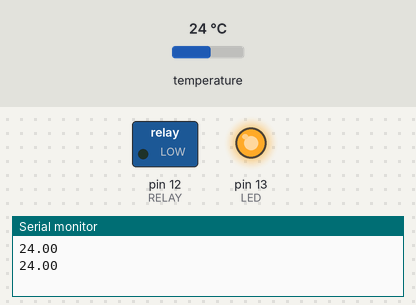
This sketch was run on a simulated Arduino Uno, built with avr-gcc and run on an emulated ATmega328P. Shown: switched loads named in the sketch (green lamp = pin HIGH), output pins drawn as LEDs (lit = HIGH), the last lines printed to the serial monitor. Dashed ring = blinking. Inputs (shaded band) come from the test bench; at power-on: temperature 24 °C.

Above: at 3.3 s.
3.4 s: temperature set to 25.6 °C
At 4.7 s:
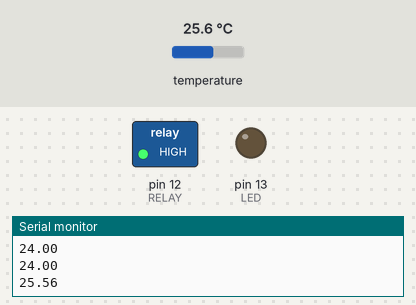
5.9 s: temperature set to 22.9 °C
8.4 s: temperature set to 21.7 °C
At 11.0 s:
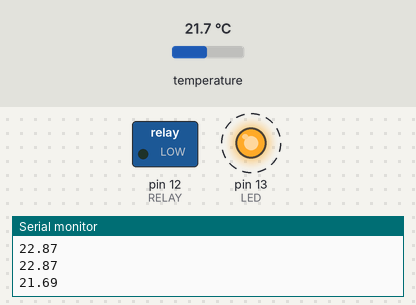
14.1 s: temperature set to 28 °C
At 15.9 s:
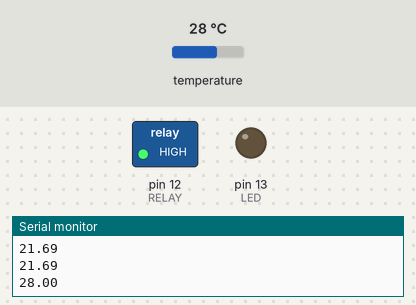
Timing chart, 0 to 17.4 s (numbered marks = the images above; inputs shaded):
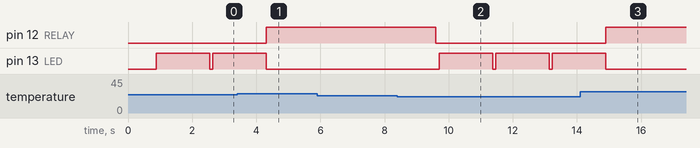

The sketch:

test_esp.ino
```cpp
#include <OneWire.h>
#include <DallasTemperature.h>

#define ONEWIRE 14
#define LED 13
#define RELAY 12

OneWire oneWire(ONEWIRE);
DallasTemperature sensors(&oneWire);

void setup() {
  pinMode(ONEWIRE, OUTPUT);
  pinMode(RELAY, OUTPUT);
  pinMode(LED, OUTPUT);
  Serial.begin(9600);
  sensors.begin();
}

const float delta = 2.5;
const float threshold = 25.0;

bool isEnabled = false;
float value;

void loop() {
  sensors.requestTemperatures();
  value = sensors.getTempCByIndex(0);
  Serial.println(value);

  const auto currentValue = readValue();
  if (currentValue < threshold - delta) {
    isEnabled = false;
  } else if (currentValue >= threshold) {
    isEnabled = true;
  } else {
    // no changes
  }

  digitalWrite(RELAY, isEnabled);

  if (isEnabled) {
    digitalWrite(LED, false);
    delay(1000);
  } else {
    digitalWrite(LED, false);
    delay(100);
    digitalWrite(LED, true);
    delay(900);
  }
}


float readValue() {
  return value;
}
```

Measured:
- the behaviour switches between 24.9 and 25 °C on temperature (found by bisection; images 0 and 1)
- the behaviour switches between 22.5 and 22.4 °C on temperature (found by bisection; images 1 and 2)
- after the input at 3.4 s, pin 12 (RELAY): LOW → HIGH after 0.91 s; pin 13 (LED): goes on until 4.3 s, then stays LOW
- after the input at 8.4 s, pin 12 (RELAY): HIGH → LOW after 1.2 s; pin 13 (LED): alternates HIGH for 1.7 s and LOW for 0.10 s, starting after 1.3 s
- after the input at 14.1 s, pin 12 (RELAY): LOW → HIGH after 0.80 s; pin 13 (LED): goes on until 14.9 s, then stays LOW
